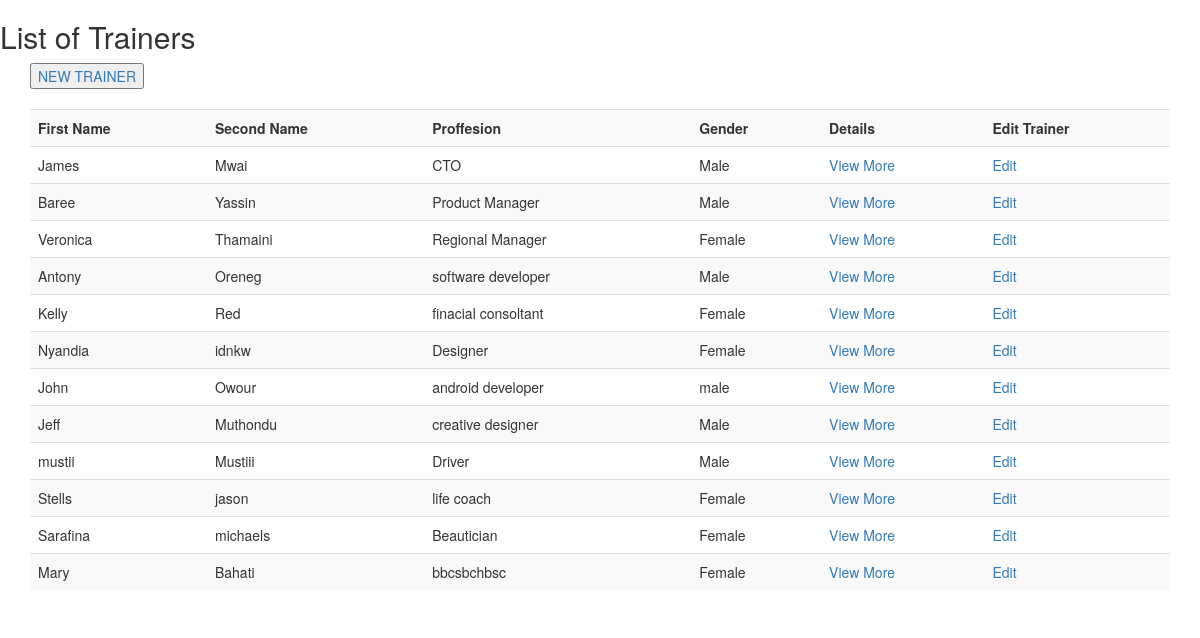
Page /trainer/list/ on the committed database.
### trainer/models.py (models this page shows, shortened)
class Trainer(models.Model):
	first_name=models.CharField(max_length = 50)
	second_name=models.CharField(max_length = 50)
	gender=models.CharField(max_length=20)
	id_number=models.CharField(max_length=50, null=True)
	email=models.EmailField(max_length=70)
	phone_number=models.CharField(max_length=70)
	profession=models.CharField(max_length=70)
	date_employed=models.DateField()
	course_teaching=models.CharField(max_length=100)
	working_status=models.CharField(max_length=100)
	others=models.CharField(max_length=100)
	pic=models.ImageField(upload_to="profile_pic",blank=True)

### trainer/views.py (the view)
# urls.py: path("list/",list_trainers,name="list_trainers"),
def list_trainers(request):
	trainers =Trainer.objects.all()
	return render(request,"all_trainers.html",{"trainers":trainers})

### trainer/templates/all_trainers.html (shortened to what this page needs)
<!DOCTYPE html>
<html>
<head>
	  <link rel="stylesheet" href="https://maxcdn.bootstrapcdn.com/bootstrap/3.4.0/css/bootstrap.min.css">
</head>
<body>
	<h2>List of Trainers</h2>
	<div class="container">
				<button ><a href="/trainer/add/">NEW TRAINER</a></button>
				<br>
				<br>
	<table class="table table-striped">
		<tr>
			<th>First Name</th>
			<th>Second Name</th>
			<th>Proffesion</th>
			<th>Gender</th>
			<th>Details</th>
			<th>Edit Trainer</th>
		</tr>
		{% for trainer in trainers %}
		<tr>
			<td> {{trainer.first_name }}</td>
			<td> {{trainer.second_name}}</td>
			<td> {{trainer.profession}}</td>
			<td> {{trainer.gender}}</td>
			<td><a href="/trainer/view/{{trainer.pk}}/">View More</a> </td>
			<td><a href="/trainer/edit/{{trainer.pk}}/">Edit</a> </td>
		</tr>
		{% endfor %}
	</table>
</div>
</body>
</html>

### rows in the picture
Trainer: first_name "James", second_name "Mwai", profession "CTO", gender "Male"
Trainer: first_name "Baree", second_name "Yassin", profession "Product Manager", gender "Male"
Trainer: first_name "Veronica", second_name "Thamaini", profession "Regional Manager", gender "Female"
Trainer: first_name "Antony", second_name "Oreneg", profession "software developer", gender "Male"
Trainer: first_name "Kelly", second_name "Red", profession "finacial consoltant", gender "Female"
Trainer: first_name "Nyandia", second_name "idnkw", profession "Designer", gender "Female"
Trainer: first_name "John", second_name "Owour", profession "android developer", gender "male"
Trainer: first_name "Jeff", second_name "Muthondu", profession "creative designer", gender "Male"
Trainer: first_name "mustii", second_name "Mustiii", profession "Driver", gender "Male"
Trainer: first_name "Stells", second_name "jason", profession "life coach", gender "Female"
Trainer: first_name "Sarafina", second_name "michaels", profession "Beautician", gender "Female"
Trainer: first_name "Mary", second_name "Bahati", profession "bbcsbchbsc", gender "Female"
